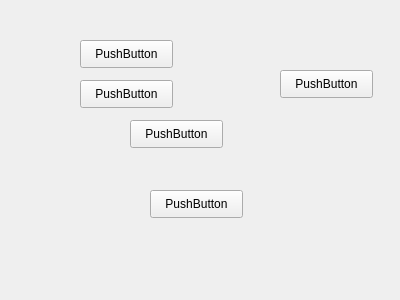
<?xml version="1.0" encoding="UTF-8"?>
<ui version="4.0">
 <class>Form</class>
 <widget class="QWidget" name="Form">
  <property name="geometry">
   <rect>
    <x>0</x>
    <y>0</y>
    <width>400</width>
    <height>300</height>
   </rect>
  </property>
  <property name="windowTitle">
   <string>Form</string>
  </property>
  <widget class="QPushButton" name="pushButton">
   <property name="geometry">
    <rect>
     <x>80</x>
     <y>40</y>
     <width>93</width>
     <height>28</height>
    </rect>
   </property>
   <property name="text">
    <string>PushButton</string>
   </property>
  </widget>
  <widget class="QPushButton" name="pushButton_2">
   <property name="geometry">
    <rect>
     <x>80</x>
     <y>80</y>
     <width>93</width>
     <height>28</height>
    </rect>
   </property>
   <property name="text">
    <string>PushButton</string>
   </property>
  </widget>
  <widget class="QPushButton" name="pushButton_3">
   <property name="geometry">
    <rect>
     <x>150</x>
     <y>190</y>
     <width>93</width>
     <height>28</height>
    </rect>
   </property>
   <property name="text">
    <string>PushButton</string>
   </property>
  </widget>
  <widget class="QPushButton" name="pushButton_4">
   <property name="geometry">
    <rect>
     <x>130</x>
     <y>120</y>
     <width>93</width>
     <height>28</height>
    </rect>
   </property>
   <property name="text">
    <string>PushButton</string>
   </property>
  </widget>
  <widget class="QPushButton" name="pushButton_5">
   <property name="geometry">
    <rect>
     <x>280</x>
     <y>70</y>
     <width>93</width>
     <height>28</height>
    </rect>
   </property>
   <property name="text">
    <string>PushButton</string>
   </property>
  </widget>
 </widget>
 <resources/>
 <connections/>
</ui>
